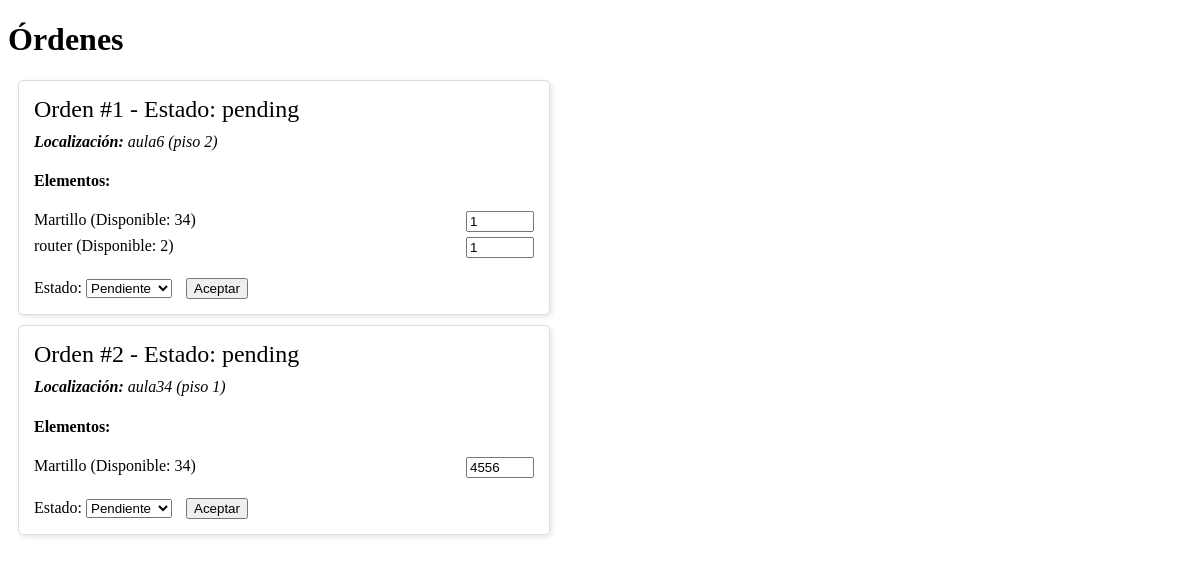
The page /orders on the database as committed earlier.
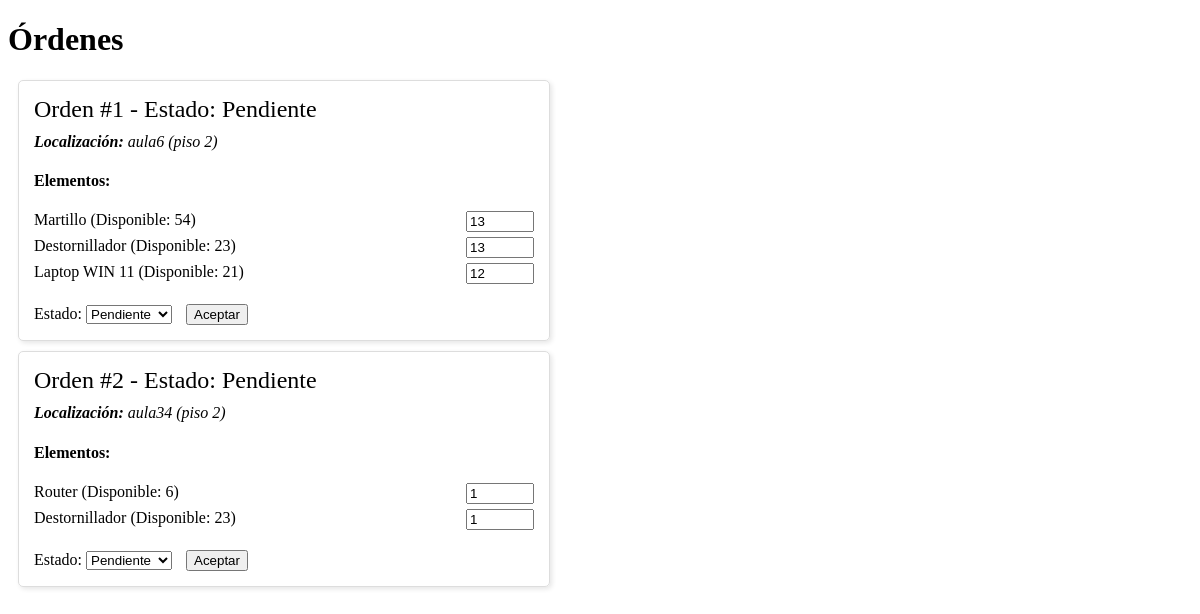
The same page on the database as committed later.
### SGM/SGM.py (models this page shows)
class Order(db.Model):
    __tablename__ = 'orders'
    IDorder = Column(Integer, primary_key=True, autoincrement=True)
    IDuser = Column(Integer, ForeignKey('user.IDuser'))
    time = Column(Time, nullable=False)
    date = Column(Date, nullable=False)
    location = Column(Integer, ForeignKey('location.id'))  # FK con Location
    repeat = db.Column(db.Boolean, nullable=True)
    finish = Column(Date, nullable=True)
    state = Column(String(255), nullable=False)
    location_info = db.relationship('Location', backref='orders')
    order_elements = db.relationship('OrderElement', backref='order')

class Location(db.Model):
    __tablename__ = 'location'
    id = Column(Integer, primary_key=True, autoincrement=True)
    name = Column(String(255), nullable=False)
    planta = Column(String(255), nullable=True)
    descrip = Column(String(255), nullable=True)
    img = Column(String(255), nullable=True)

class OrderElement(db.Model):
    __tablename__ = 'orders_elm'
    id = Column(Integer, primary_key=True, autoincrement=True)
    IDorder = Column(Integer, ForeignKey('orders.IDorder'))
    IDelement = Column(Integer, ForeignKey('elements.IDelement'))
    cant = Column(Integer, nullable=False)
    element = db.relationship('Element', backref='order_elements')

class Element(db.Model):
    __tablename__ = 'elements'
    IDelement = Column(Integer, primary_key=True, autoincrement=True)
    name = Column(String(255), nullable=False)
    disp = db.Column(db.Boolean, nullable=True)
    cantotal = Column(Integer, nullable=False)
    candisp = Column(INTEGER(unsigned=True), nullable=False)
    adds = Column(String(255), nullable=True)
    img = Column(String(255), nullable=True)

### SGM/SGM.py (the view)
@app.route('/orders', methods=['GET'])
def show_orders():
    orders = Order.query.join(Location, Location.id == Order.location) \
                        .join(OrderElement, Order.IDorder == OrderElement.IDorder) \
                        .join(Element, Element.IDelement == OrderElement.IDelement) \
                        .all()
    return render_template('verif_pedidos.html', orders=orders)

### SGM/templates/verif_pedidos.html (shortened to what this page needs)
<!DOCTYPE html>
<html lang="en">
<head>
</head>
<body>
    <h1>Órdenes</h1>
    <form action="/update_order" method="POST">
        {% for order in orders %}
        <div class="order-card">
            <div class="order-header">Orden #{{ order.IDorder }} - Estado: {{ order.state }}</div>
            <div class="location-info">
                <strong>Localización:</strong> {{ order.location_info.name }} ({{ order.location_info.planta }})
            </div>
            <div class="elements-list">
                <h4>Elementos:</h4>
                {% for element in order.order_elements %}
                <div class="element-row">
                    <span>{{ element.element.name }} (Disponible: {{ element.element.candisp }})</span>
                    <input type="number" name="cant" value="{{ element.cant }}" max="{{ element.element.candisp }}" min="0">
                </div>
                {% endfor %}
            </div>
            <div class="order-footer">
                <label for="state">Estado:</label>
                <select name="state">
                    <option value="Pendiente" {% if order.state == 'Pendiente' %}selected{% endif %}>Pendiente</option>
                </select>
                <button type="submit">Aceptar</button>
            </div>
        </div>
        {% endfor %}
    </form>
</body>
</html>

### SGM/templates/verif_pedidos.html (style rules this page uses)
.order-card { border: 1px solid #ddd; padding: 15px; margin: 10px; border-radius: 5px; box-shadow: 2px 2px 5px rgba(0, 0, 0, 0.1); max-width: 500px; }
.order-header { font-size: 1.5em; margin-bottom: 10px; }
.element-row { display: flex; justify-content: space-between; margin: 5px 0; }
.element-row input { width: 60px; }
.location-info { margin-top: 10px; font-style: italic; }
.order-footer { margin-top: 20px; }
.order-footer select, .order-footer button { margin-right: 10px; }

Rows that differ between the two databases and show on the page:
changed Order "aula6": state "pending" → "Pendiente"; gains OrderElement (element.name "Laptop WIN 11", element.candisp "21", cant "12")
changed OrderElement "Martillo": element.candisp "34" → "54"; cant "1" → "13"
changed OrderElement (number 2 of 5 on the later page): element.name "router" → "Destornillador"; element.candisp "2" → "23"; cant "1" → "13"
changed Order "aula34": state "pending" → "Pendiente"; location_info.planta "piso 1" → "piso 2"; loses OrderElement (element.name "Martillo", element.candisp "34", cant "4556")
added OrderElement: element.name "Router", element.candisp "6", cant "1", shown under Order "aula34"
added OrderElement: element.name "Destornillador", element.candisp "23", cant "1", shown under Order "aula34"
